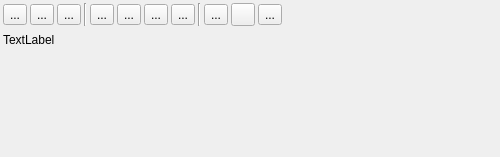
<?xml version="1.0" encoding="UTF-8"?>
<ui version="4.0">
 <class>IScrOptWpt</class>
 <widget class="QWidget" name="IScrOptWpt">
  <property name="geometry">
   <rect>
    <x>0</x>
    <y>0</y>
    <width>500</width>
    <height>157</height>
   </rect>
  </property>
  <property name="sizePolicy">
   <sizepolicy hsizetype="MinimumExpanding" vsizetype="MinimumExpanding">
    <horstretch>0</horstretch>
    <verstretch>0</verstretch>
   </sizepolicy>
  </property>
  <property name="windowTitle">
   <string>Form</string>
  </property>
  <layout class="QVBoxLayout" name="verticalLayout">
   <property name="spacing">
    <number>3</number>
   </property>
   <property name="leftMargin">
    <number>3</number>
   </property>
   <property name="topMargin">
    <number>3</number>
   </property>
   <property name="rightMargin">
    <number>3</number>
   </property>
   <property name="bottomMargin">
    <number>3</number>
   </property>
   <item>
    <layout class="QHBoxLayout" name="horizontalLayout">
     <property name="spacing">
      <number>3</number>
     </property>
     <item>
      <widget class="QToolButton" name="toolEdit">
       <property name="enabled">
        <bool>true</bool>
       </property>
       <property name="toolTip">
        <string>View details and edit.</string>
       </property>
       <property name="text">
        <string>...</string>
       </property>
       <property name="icon">
        <iconset resource="../../resources.qrc">
         <normaloff>:/icons/32x32/EditDetails.png</normaloff>:/icons/32x32/EditDetails.png</iconset>
       </property>
      </widget>
     </item>
     <item>
      <widget class="QToolButton" name="toolCopy">
       <property name="toolTip">
        <string>Copy waypoint into another project.</string>
       </property>
       <property name="text">
        <string>...</string>
       </property>
       <property name="icon">
        <iconset resource="../../resources.qrc">
         <normaloff>:/icons/32x32/Copy.png</normaloff>:/icons/32x32/Copy.png</iconset>
       </property>
      </widget>
     </item>
     <item>
      <widget class="QToolButton" name="toolDelete">
       <property name="toolTip">
        <string>Delete waypoint from project.</string>
       </property>
       <property name="text">
        <string>...</string>
       </property>
       <property name="icon">
        <iconset resource="../../resources.qrc">
         <normaloff>:/icons/32x32/DeleteOne.png</normaloff>:/icons/32x32/DeleteOne.png</iconset>
       </property>
      </widget>
     </item>
     <item>
      <widget class="Line" name="line">
       <property name="orientation">
        <enum>Qt::Vertical</enum>
       </property>
      </widget>
     </item>
     <item>
      <widget class="QToolButton" name="toolBubble">
       <property name="toolTip">
        <string>Show content as static bubble.</string>
       </property>
       <property name="text">
        <string>...</string>
       </property>
       <property name="icon">
        <iconset resource="../../resources.qrc">
         <normaloff>:/icons/32x32/Bubble.png</normaloff>:/icons/32x32/Bubble.png</iconset>
       </property>
       <property name="checkable">
        <bool>true</bool>
       </property>
      </widget>
     </item>
     <item>
      <widget class="QToolButton" name="toolMove">
       <property name="toolTip">
        <string>Move waypoint to a new location.</string>
       </property>
       <property name="text">
        <string>...</string>
       </property>
       <property name="icon">
        <iconset resource="../../resources.qrc">
         <normaloff>:/icons/32x32/WptMove.png</normaloff>:/icons/32x32/WptMove.png</iconset>
       </property>
      </widget>
     </item>
     <item>
      <widget class="QToolButton" name="toolProj">
       <property name="toolTip">
        <string>Clone waypoint and move clone a given distance and angle.</string>
       </property>
       <property name="text">
        <string>...</string>
       </property>
       <property name="icon">
        <iconset resource="../../resources.qrc">
         <normaloff>:/icons/32x32/WptProj.png</normaloff>:/icons/32x32/WptProj.png</iconset>
       </property>
      </widget>
     </item>
     <item>
      <widget class="QToolButton" name="toolAddElevation">
       <property name="toolTip">
        <string>Replace elevation by the view's DEM data.</string>
       </property>
       <property name="text">
        <string>...</string>
       </property>
       <property name="icon">
        <iconset resource="../../resources.qrc">
         <normaloff>:/icons/32x32/SetEle.png</normaloff>:/icons/32x32/SetEle.png</iconset>
       </property>
      </widget>
     </item>
     <item>
      <widget class="Line" name="line_2">
       <property name="orientation">
        <enum>Qt::Vertical</enum>
       </property>
      </widget>
     </item>
     <item>
      <widget class="QToolButton" name="toolEditRadius">
       <property name="toolTip">
        <string>edit radius of circular area</string>
       </property>
       <property name="text">
        <string>...</string>
       </property>
       <property name="icon">
        <iconset resource="../../resources.qrc">
         <normaloff>:/icons/32x32/WptEditProx.png</normaloff>:/icons/32x32/WptEditProx.png</iconset>
       </property>
       <property name="checkable">
        <bool>false</bool>
       </property>
      </widget>
     </item>
     <item>
      <widget class="QToolButton" name="toolDelRadius">
       <property name="toolTip">
        <string>Delete circle defined by waypoint</string>
       </property>
       <property name="text">
        <string/>
       </property>
       <property name="icon">
        <iconset resource="../../resources.qrc">
         <normaloff>:/icons/32x32/WptDelProx.png</normaloff>:/icons/32x32/WptDelProx.png</iconset>
       </property>
      </widget>
     </item>
     <item>
      <widget class="QToolButton" name="toolNogoArea">
       <property name="toolTip">
        <string>Switch between proximity and nogo-area</string>
       </property>
       <property name="text">
        <string>...</string>
       </property>
       <property name="icon">
        <iconset resource="../../resources.qrc">
         <normaloff>:/icons/32x32/NoGo.png</normaloff>:/icons/32x32/NoGo.png</iconset>
       </property>
       <property name="checkable">
        <bool>true</bool>
       </property>
      </widget>
     </item>
     <item>
      <spacer name="horizontalSpacer">
       <property name="orientation">
        <enum>Qt::Horizontal</enum>
       </property>
       <property name="sizeHint" stdset="0">
        <size>
         <width>40</width>
         <height>20</height>
        </size>
       </property>
      </spacer>
     </item>
    </layout>
   </item>
   <item>
    <widget class="QLabel" name="label">
     <property name="sizePolicy">
      <sizepolicy hsizetype="MinimumExpanding" vsizetype="Preferred">
       <horstretch>0</horstretch>
       <verstretch>0</verstretch>
      </sizepolicy>
     </property>
     <property name="minimumSize">
      <size>
       <width>300</width>
       <height>0</height>
      </size>
     </property>
     <property name="maximumSize">
      <size>
       <width>500</width>
       <height>16777215</height>
      </size>
     </property>
     <property name="text">
      <string>TextLabel</string>
     </property>
     <property name="wordWrap">
      <bool>true</bool>
     </property>
     <property name="textInteractionFlags">
      <set>Qt::LinksAccessibleByMouse|Qt::TextSelectableByMouse</set>
     </property>
    </widget>
   </item>
   <item>
    <widget class="CPhotoAlbum" name="photoAlbum" native="true">
     <property name="minimumSize">
      <size>
       <width>0</width>
       <height>100</height>
      </size>
     </property>
    </widget>
   </item>
  </layout>
 </widget>
 <customwidgets>
  <customwidget>
   <class>CPhotoAlbum</class>
   <extends>QWidget</extends>
   <header>widgets/CPhotoAlbum.h</header>
   <container>1</container>
  </customwidget>
 </customwidgets>
 <resources>
  <include location="../../resources.qrc"/>
 </resources>
 <connections/>
</ui>
